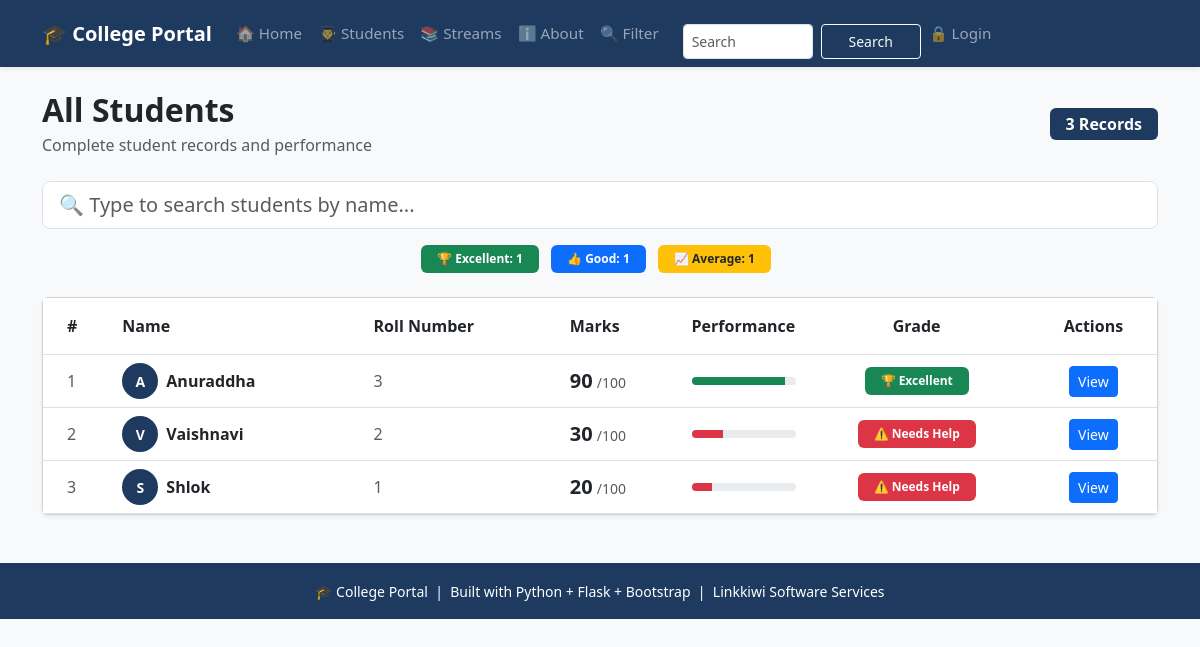
/students, run on the app's committed database.
### tables this page shows
CREATE TABLE students (
                    id INTEGER PRIMARY KEY AUTOINCREMENT,
                    name TEXT NOT NULL,
                    roll INTEGER NOT NULL,
                    marks INTEGER NOT NULL,
                    subject TEXT NOT NULL,
                    attendance INTEGER DEFAULT 0
                 );

### app.py (the view)
@app.route("/students")
def students_page():
    conn = get_db()
    students = conn.execute('SELECT * FROM students ORDER BY id DESC').fetchall()
    conn.close()
    return render_template("students.html", students=students)

### database.py (called while the page is built)
def get_db():
   conn = sqlite3.connect(DB_PATH)
   conn.row_factory = sqlite3.Row  # To access columns by name
   return conn

### templates/students.html (shortened to what this page needs)
{% extends 'base.html' %}
{% block content %}
<div class="d-flex justify-content-between align-items-center mb-4">
    <div>
        <h2 class="fw-bold mb-1">All Students</h2>
        <p class="text-muted mb-0">
            Complete student records and performance
        </p>
    </div>
    <span class="badge fs-6 px-3 py-2"
          style="background-color: #1e3a5f;">
        {{ students|length }} Records
    </span>
</div>
<div class="mb-3">
    <input type="text"
           id="searchInput"
           class="form-control form-control-lg"
           placeholder="🔍 Type to search students by name...">
</div>
<div class="row mb-4">
    {% set excellent = students|selectattr('marks','ge',90)|list %}
    {% set good      = students|selectattr('marks','ge',75)|list %}
    {% set average   = students|selectattr('marks','ge',60)|list %}
    <div class="col text-center">
        <span class="badge bg-success px-3 py-2 me-2">
            🏆 Excellent: {{ excellent|length }}
        </span>
        <span class="badge bg-primary px-3 py-2 me-2">
            👍 Good: {{ good|length }}
        </span>
        <span class="badge bg-warning text-dark px-3 py-2 me-2">
            📈 Average: {{ average|length }}
        </span>
    </div>
</div>
<div class="card shadow-sm">
    <div class="card-body p-0">
        <div class="table-responsive">
            <table class="table table-hover mb-0">
                <thead style="background-color: #1e3a5f; color:white;">
                    <tr>
                        <th class="py-3 ps-4">#</th>
                        <th class="py-3">Name</th>
                        <th class="py-3">Roll Number</th>
                        <th class="py-3">Marks</th>
                        <th class="py-3">Performance</th>
                        <th class="py-3 text-center">Grade</th>
                        <th class="py-3 text-center">Actions</th>
                    </tr>
                </thead>
                <tbody id="tableBody">
                    {% for student in students %}
                    <tr class="align-middle" data-name="{{ student.name|lower }}">
                        <td class="ps-4 text-muted">
                            {{ loop.index }}
                        </td>
                    <td>
                        <div class="d-flex align-items-center">
                            <div class="rounded-circle d-flex align-items-center
                                        justify-content-center me-2 text-white fw-bold"
                                 style="width:36px; height:36px; font-size:14px;
                                        background-color: #1e3a5f;">
                                {{ student.name[0] }}
                            </div>
                            <span class="fw-bold">{{ student.name }}</span>
                        </div>
                    </td>
                    <td class="text-muted">{{ student.roll }}</td>
                    <td>
                        <span class="fw-bold fs-5">{{ student.marks }}</span>
                        <span class="text-muted small">/100</span>
                    </td>
                    <td style="width:120px;">
                        <div class="progress" style="height:8px;">
                            <div class="progress-bar
                                {% if student.marks >= 90 %}bg-success
                                {% elif student.marks >= 75 %}bg-primary
                                {% elif student.marks >= 60 %}bg-warning
                                {% else %}bg-danger{% endif %}"
                                style="width: {{ student.marks|default(0) }}%;">
                            </div>
                        </div>
                    </td>
                    <td class="text-center">
                        {% if student.marks >= 90 %}
                            <span class="badge bg-success px-3 py-2">
                                🏆 Excellent
                            </span>
                        {% elif student.marks >= 75 %}
                            <span class="badge bg-primary px-3 py-2">
                                👍 Good
                            </span>
                        {% elif student.marks >= 60 %}
                            <span class="badge bg-warning text-dark px-3 py-2">
                                📈 Average
                            </span>
                        {% else %}
                            <span class="badge bg-danger px-3 py-2">
                                ⚠️ Needs Help
                            </span>
                        {% endif %}
                    </td>
                    <td class="text-center text-nowrap">
                        <a href="{{ url_for('student_detail', id=student.id) }}"
                           class="btn btn-sm btn-primary">
                            View
                        </a>
                    </td>
                </tr>
                {% endfor %}
            </tbody>
        </table>
    </div>
</div>
</div>
{% endblock %}

### templates/base.html (style rules this page uses)
:root { --brand: #1e3a5f; }

### data on the page
students: name "A", name "Anuraddha", roll "3", marks "90", shows "🏆 Excellent"
students: name "V", name "Vaishnavi", roll "2", marks "30", shows "⚠️ Needs Help"
students: name "S", name "Shlok", roll "1", marks "20", shows "⚠️ Needs Help"

### other printed values
{{ students|length }} "3"
{{ excellent|length }} "1"
{{ good|length }} "1"
{{ average|length }} "1"
